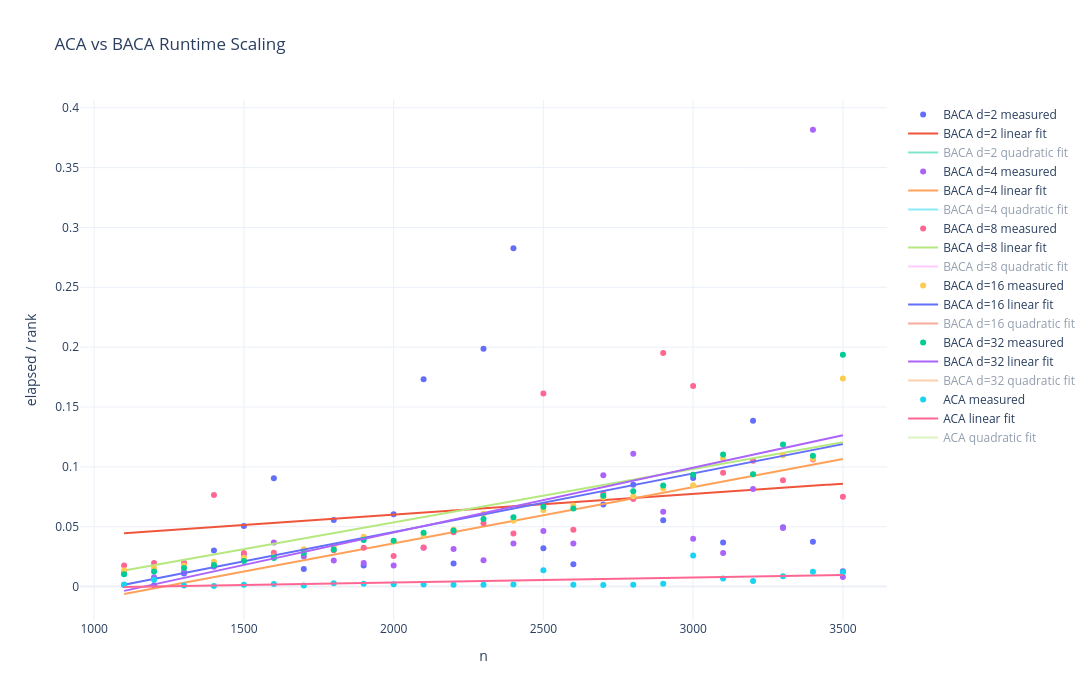

Notebook source saved alongside this figure:
### Code cell
import pandas as pd
import numpy as np
import plotly.graph_objects as go

# =========================================================
# LOAD CSV DATA
# =========================================================

baca = pd.read_csv("baca_results.csv")
aca = pd.read_csv("aca_results.csv")

# =========================================================
# CREATE INTERACTIVE FIGURE
# =========================================================

fig = go.Figure()

# =========================================================
# BACA CURVES
# =========================================================

d_values = sorted(baca["d"].unique())

for d in d_values:

    df = baca[baca["d"] == d]
    df = df.sort_values("n")

    x = df["n"].to_numpy()

    elapsed = df["elapsed"].to_numpy()
    rank = df["rank"].to_numpy()

    y = elapsed / rank

    # -----------------------------------------------------
    # MEASURED DATA
    # -----------------------------------------------------

    fig.add_trace(
        go.Scatter(
            x=x,
            y=y,
            mode='markers',
            name=f'BACA d={d} measured'
        )
    )

    # -----------------------------------------------------
    # LINEAR FIT
    # -----------------------------------------------------

    coeff_lin = np.polyfit(x, y, 1)
    fit_lin = np.poly1d(coeff_lin)

    x_fit = np.linspace(
        np.min(x),
        np.max(x),
        300
    )

    fig.add_trace(
        go.Scatter(
            x=x_fit,
            y=fit_lin(x_fit),
            mode='lines',
            name=f'BACA d={d} linear fit'
        )
    )

    # -----------------------------------------------------
    # QUADRATIC FIT
    # -----------------------------------------------------

    coeff_quad = np.polyfit(x, y, 2)
    fit_quad = np.poly1d(coeff_quad)

    fig.add_trace(
        go.Scatter(
            x=x_fit,
            y=fit_quad(x_fit),
            mode='lines',
            name=f'BACA d={d} quadratic fit',
            visible='legendonly'  # hidden initially
        )
    )

    # -----------------------------------------------------
    # PRINT COEFFICIENTS
    # -----------------------------------------------------

    print("\n===================================")
    print(f"BACA d = {d}")
    print("===================================")

    print("Linear coefficients:")
    print(coeff_lin)

    print("\nQuadratic coefficients:")
    print(coeff_quad)

# =========================================================
# ACA DATA
# =========================================================

aca = aca.sort_values("n")

x_aca = aca["n"].to_numpy()

elapsed_aca = aca["elapsed"].to_numpy()
rank_aca = aca["rank"].to_numpy()

y_aca = elapsed_aca / rank_aca

# ---------------------------------------------------------
# ACA MEASURED
# ---------------------------------------------------------

fig.add_trace(
    go.Scatter(
        x=x_aca,
        y=y_aca,
        mode='markers',
        name='ACA measured'
    )
)

# ---------------------------------------------------------
# ACA LINEAR FIT
# ---------------------------------------------------------

coeff_lin_aca = np.polyfit(x_aca, y_aca, 1)
fit_lin_aca = np.poly1d(coeff_lin_aca)

x_fit_aca = np.linspace(
    np.min(x_aca),
    np.max(x_aca),
    300
)

fig.add_trace(
    go.Scatter(
        x=x_fit_aca,
        y=fit_lin_aca(x_fit_aca),
        mode='lines',
        name='ACA linear fit'
    )
)

# ---------------------------------------------------------
# ACA QUADRATIC FIT
# ---------------------------------------------------------

coeff_quad_aca = np.polyfit(x_aca, y_aca, 2)
fit_quad_aca = np.poly1d(coeff_quad_aca)

fig.add_trace(
    go.Scatter(
        x=x_fit_aca,
        y=fit_quad_aca(x_fit_aca),
        mode='lines',
        name='ACA quadratic fit',
        visible='legendonly'
    )
)

# =========================================================
# PRINT ACA COEFFICIENTS
# =========================================================

print("\n===================================")
print("ACA")
print("===================================")

print("Linear coefficients:")
print(coeff_lin_aca)

print("\nQuadratic coefficients:")
print(coeff_quad_aca)

# =========================================================
# LAYOUT
# =========================================================

fig.update_layout(
    title="ACA vs BACA Runtime Scaling",
    xaxis_title="n",
    yaxis_title="elapsed / rank",
    template="plotly_white",
    hovermode="x unified",
    width=1200,
    height=700
)

# =========================================================
# SHOW
# =========================================================

fig.show()

### Figure 1 — Plotly figure (JSON) as saved in the notebook; plotly's stock layout.template omitted (floating-point values rounded to 4 significant figures; data arrays with more than 128 entries replaced by an {"elided": "..."} marker saying what was removed)
{"data": [{"mode": "markers", "name": "BACA d=2 measured", "type": "scatter", "x": [1100, 1200, 1300, 1400, 1500, 1600, 1700, 1800, 1900, 2000, 2100, 2200, 2300, 2400, 2500, 2600, 2700, 2800, 2900, 3000, 3100, 3200, 3300, 3400, 3500], "y": [0.001223, 0.00109, 0.01095, 0.03019, 0.05064, 0.09057, 0.01472, 0.05561, 0.01764, 0.0605, 0.1732, 0.01921, 0.1987, 0.2825, 0.03203, 0.01868, 0.06848, 0.08508, 0.05541, 0.09069, 0.03677, 0.1385, 0.04948, 0.03744, 0.01273]}, {"mode": "lines", "name": "BACA d=2 linear fit", "type": "scatter", "x": {"elided": "300 float values"}, "y": {"elided": "300 float values"}}, {"mode": "lines", "name": "BACA d=2 quadratic fit", "type": "scatter", "visible": "legendonly", "x": {"elided": "300 float values"}, "y": {"elided": "300 float values"}}, {"mode": "markers", "name": "BACA d=4 measured", "type": "scatter", "x": [1100, 1200, 1300, 1400, 1500, 1600, 1700, 1800, 1900, 2000, 2100, 2200, 2300, 2400, 2500, 2600, 2700, 2800, 2900, 3000, 3100, 3200, 3300, 3400, 3500], "y": [0.01133, 0.007815, 0.01211, 0.01653, 0.02683, 0.03687, 0.02504, 0.02181, 0.01973, 0.01766, 0.03234, 0.03144, 0.02192, 0.03598, 0.04642, 0.03602, 0.09292, 0.111, 0.06245, 0.04004, 0.02795, 0.08159, 0.04895, 0.3816, 0.007917]}, {"mode": "lines", "name": "BACA d=4 linear fit", "type": "scatter", "x": {"elided": "300 float values"}, "y": {"elided": "300 float values"}}, {"mode": "lines", "name": "BACA d=4 quadratic fit", "type": "scatter", "visible": "legendonly", "x": {"elided": "300 float values"}, "y": {"elided": "300 float values"}}, {"mode": "markers", "name": "BACA d=8 measured", "type": "scatter", "x": [1100, 1200, 1300, 1400, 1500, 1600, 1700, 1800, 1900, 2000, 2100, 2200, 2300, 2400, 2500, 2600, 2700, 2800, 2900, 3000, 3100, 3200, 3300, 3400, 3500], "y": [0.01755, 0.01967, 0.01995, 0.07647, 0.02799, 0.02828, 0.03034, 0.03039, 0.03238, 0.02549, 0.03264, 0.04529, 0.05291, 0.04442, 0.1613, 0.04745, 0.07746, 0.07313, 0.1952, 0.1675, 0.09516, 0.1051, 0.0889, 0.1062, 0.07498]}, {"mode": "lines", "name": "BACA d=8 linear fit", "type": "scatter", "x": {"elided": "300 float values"}, "y": {"elided": "300 float values"}}, {"mode": "lines", "name": "BACA d=8 quadratic fit", "type": "scatter", "visible": "legendonly", "x": {"elided": "300 float values"}, "y": {"elided": "300 float values"}}, {"mode": "markers", "name": "BACA d=16 measured", "type": "scatter", "x": [1100, 1200, 1300, 1400, 1500, 1600, 1700, 1800, 1900, 2000, 2100, 2200, 2300, 2400, 2500, 2600, 2700, 2800, 2900, 3000, 3100, 3200, 3300, 3400, 3500], "y": [0.01369, 0.0153, 0.01763, 0.02079, 0.02402, 0.02512, 0.03121, 0.0332, 0.04155, 0.0379, 0.04316, 0.04757, 0.06087, 0.05504, 0.06368, 0.06773, 0.07454, 0.07541, 0.08191, 0.0846, 0.1069, 0.09354, 0.1097, 0.1068, 0.1737]}, {"mode": "lines", "name": "BACA d=16 linear fit", "type": "scatter", "x": {"elided": "300 float values"}, "y": {"elided": "300 float values"}}, {"mode": "lines", "name": "BACA d=16 quadratic fit", "type": "scatter", "visible": "legendonly", "x": {"elided": "300 float values"}, "y": {"elided": "300 float values"}}, {"mode": "markers", "name": "BACA d=32 measured", "type": "scatter", "x": [1100, 1200, 1300, 1400, 1500, 1600, 1700, 1800, 1900, 2000, 2100, 2200, 2300, 2400, 2500, 2600, 2700, 2800, 2900, 3000, 3100, 3200, 3300, 3400, 3500], "y": [0.01024, 0.01268, 0.01551, 0.01802, 0.02129, 0.02384, 0.02806, 0.031, 0.03898, 0.0383, 0.04486, 0.04694, 0.05639, 0.05801, 0.06675, 0.0652, 0.07578, 0.07968, 0.08451, 0.09336, 0.1103, 0.09377, 0.1187, 0.1094, 0.1936]}, {"mode": "lines", "name": "BACA d=32 linear fit", "type": "scatter", "x": {"elided": "300 float values"}, "y": {"elided": "300 float values"}}, {"mode": "lines", "name": "BACA d=32 quadratic fit", "type": "scatter", "visible": "legendonly", "x": {"elided": "300 float values"}, "y": {"elided": "300 float values"}}, {"mode": "markers", "name": "ACA measured", "type": "scatter", "x": [1100, 1200, 1300, 1400, 1500, 1600, 1700, 1800, 1900, 2000, 2100, 2200, 2300, 2400, 2500, 2600, 2700, 2800, 2900, 3000, 3100, 3200, 3300, 3400, 3500], "y": [0.001686, 0.005709, 0.0008036, 0.0004759, 0.001568, 0.002221, 0.0008033, 0.002848, 0.002282, 0.002013, 0.00174, 0.001492, 0.001608, 0.001698, 0.01367, 0.001587, 0.001281, 0.001604, 0.002347, 0.026, 0.006721, 0.004638, 0.008687, 0.01228, 0.01195]}, {"mode": "lines", "name": "ACA linear fit", "type": "scatter", "x": {"elided": "300 float values"}, "y": {"elided": "300 float values"}}, {"mode": "lines", "name": "ACA quadratic fit", "type": "scatter", "visible": "legendonly", "x": {"elided": "300 float values"}, "y": {"elided": "300 float values"}}], "layout": {"height": 700, "hovermode": "x unified", "title": {"text": "ACA vs BACA Runtime Scaling"}, "width": 1200, "xaxis": {"title": {"text": "n"}}, "yaxis": {"title": {"text": "elapsed / rank"}}}}
